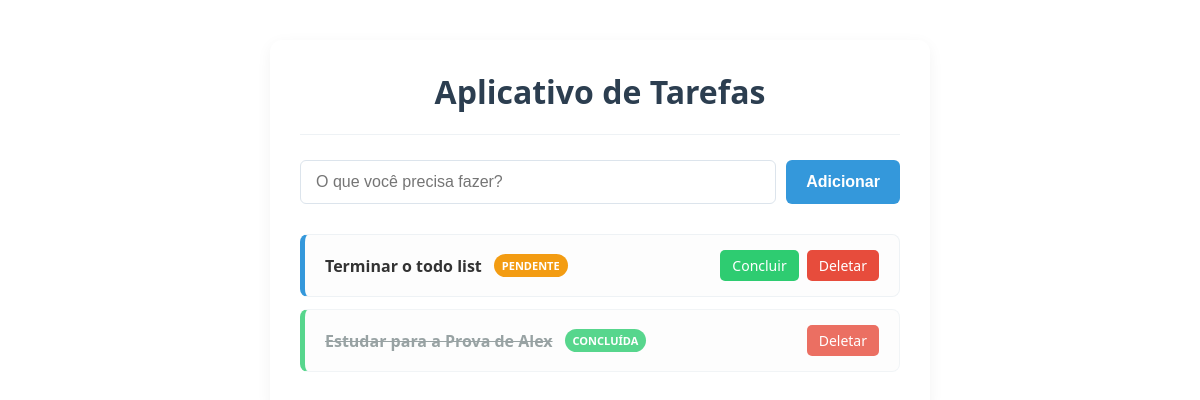
Before: / with the older database file.
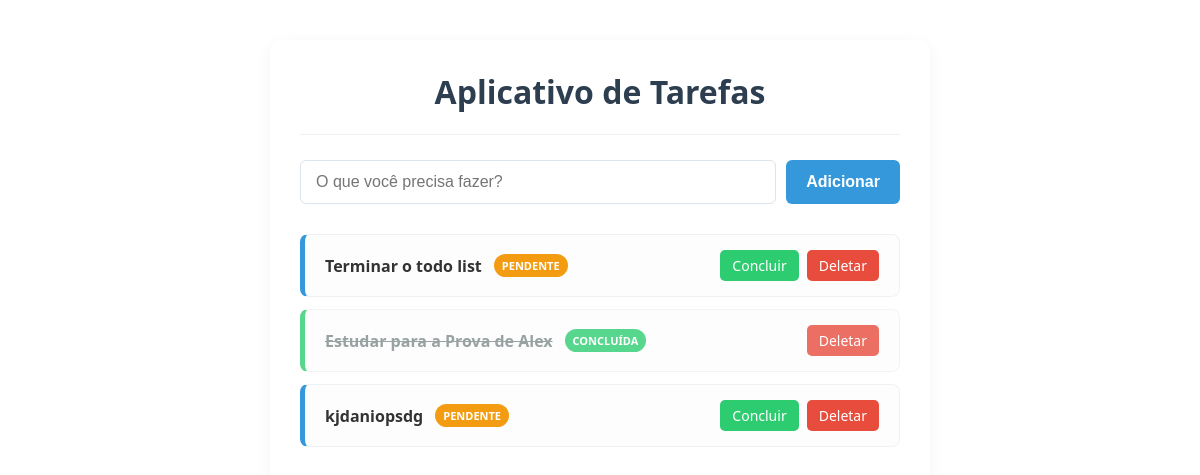
After: the same page with the newer database file.
### app_tarefas/models.py (models this page shows, shortened)
class Tarefa(models.Model):
    titulo = models.CharField(max_length=256)
    concluida = models.BooleanField(default=False)

### app_tarefas/views.py (the view)
# urls.py: path("", views.lista_tarefa, name="home"),
def lista_tarefa(request):
    if request.method == 'POST':
        novo_titulo = request.POST.get('novo_titulo')
        if novo_titulo:
            Tarefa.objects.create(titulo=novo_titulo)
        return redirect('home')
    minhas_tarefas = Tarefa.objects.all()
    contexto = {
        'tarefas': minhas_tarefas
    }
    return render(request, 'lista.html', contexto)

### app_tarefas/templates/lista.html (shortened to what this page needs)
<!DOCTYPE html>
<html lang="pt-br">
<head>
</head>
<body>
    <h1>Aplicativo de Tarefas</h1>
    <hr>
    <form method="POST">
        <input type="text" name="novo_titulo" placeholder="O que você precisa fazer?" required>
        <button type="submit">Adicionar</button>
    </form>
    <ul>
        {% for item in tarefas %}
        <li class="{% if item.concluida %}concluida{% endif %}">
            <div class="task-content">
                <strong class="task-title">{{ item.titulo }}</strong>
                {% if item.concluida %}
                    <span class="status-badge status-concluida">Concluída</span>
                {% else %}
                    <span class="status-badge status-pendente">Pendente</span>
                {% endif %}
            </div>
            <div class="actions">
                {% if not item.concluida %}
                    <a href="/concluir/{{ item.id }}/" class="btn-concluir">Concluir</a>
                {% endif %}
                <a href="/deletar/{{ item.id }}/" class="btn-deletar">Deletar</a>
            </div>
        </li>
        {% endfor %}
    </ul>
</body>
</html>

Changed rows visible on the page:
added Tarefa: titulo "kjdaniopsdg", concluida "PENDENTE"
